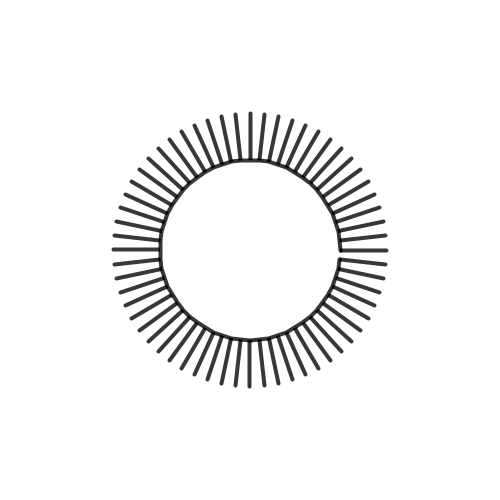
Frame 1 (no input)
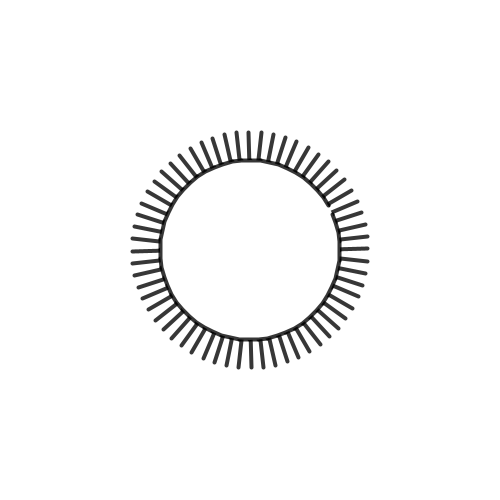
Frame 60 (the mouse pressed at the canvas centre just before this capture)
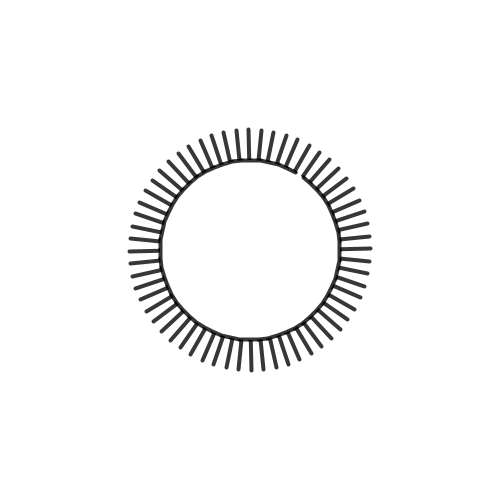
Frame 120 (the mouse held since frame 60 and released just before this capture)

The Processing sketch that drew these frames (run headless with seeded random() and noise(); from frame 60 on, the mouse is pressed at the canvas centre):

// Processing sketch: MusicVisualizerNew
// ── MusicVisualizerNew.pde
int r = 100;
float k=0;
void setup() {
  size(500, 500);
}

void draw() {
  clear();
  background(-1);

  translate(width>>1, height>>1);
  strokeWeight(4); 
  stroke(0, 200);
  beginShape();
  for (float i=0; i<360; i+=6) {
    float ang = radians(i+k); 
    float dr  = 60*noise(k);
    PVector P = getPoint(r, -dr, ang);
    PVector Q = getPoint(r, 10, -ang);
    PVector R = getPoint(r, dr, ang);
    point(Q.x, Q.y);
   line(P.x, P.y, R.x, R.y);
    vertex(Q.x, Q.y);
  }
  endShape();
  k+=0.5f;
}

PVector getPoint(float r, float dr, float ang) {
  float x = (r-dr)*cos(ang);
  float y = (r-dr)*sin(ang);
  return new PVector(x, y);
}
